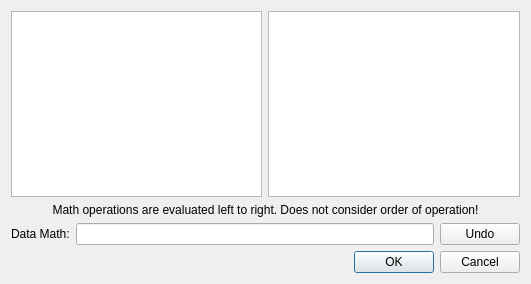
<?xml version="1.0" encoding="UTF-8"?>
<ui version="4.0">
 <class>DataMath</class>
 <widget class="QDialog" name="DataMath">
  <property name="geometry">
   <rect>
    <x>0</x>
    <y>0</y>
    <width>531</width>
    <height>284</height>
   </rect>
  </property>
  <property name="windowTitle">
   <string>Create new derived data (Data Math)</string>
  </property>
  <layout class="QVBoxLayout" name="verticalLayout">
   <item>
    <layout class="QHBoxLayout" name="horizontalLayout">
     <item>
      <widget class="QListWidget" name="dataLabels">
       <property name="dragEnabled">
        <bool>true</bool>
       </property>
       <property name="dragDropMode">
        <enum>QAbstractItemView::DragOnly</enum>
       </property>
      </widget>
     </item>
     <item>
      <widget class="QListWidget" name="operatorList">
       <property name="dragEnabled">
        <bool>true</bool>
       </property>
       <property name="dragDropMode">
        <enum>QAbstractItemView::DragOnly</enum>
       </property>
      </widget>
     </item>
    </layout>
   </item>
   <item>
    <widget class="QLabel" name="label_2">
     <property name="text">
      <string>Math operations are evaluated left to right. Does not consider order of operation!</string>
     </property>
     <property name="alignment">
      <set>Qt::AlignCenter</set>
     </property>
    </widget>
   </item>
   <item>
    <layout class="QHBoxLayout" name="horizontalLayout_2">
     <item>
      <widget class="QLabel" name="label">
       <property name="text">
        <string>Data Math:</string>
       </property>
      </widget>
     </item>
     <item>
      <widget class="QLineEdit" name="dataMath">
       <property name="acceptDrops">
        <bool>false</bool>
       </property>
       <property name="toolTip">
        <string>A derived data element is a data element derived from other data elements using a mathematical, logical, or other type of transformation, e.g. arithmetic formula, composition, aggregation.</string>
       </property>
       <property name="inputMask">
        <string/>
       </property>
       <property name="readOnly">
        <bool>true</bool>
       </property>
      </widget>
     </item>
     <item>
      <widget class="QPushButton" name="clear">
       <property name="text">
        <string>Undo</string>
       </property>
      </widget>
     </item>
    </layout>
   </item>
   <item>
    <widget class="QDialogButtonBox" name="buttonBox">
     <property name="orientation">
      <enum>Qt::Horizontal</enum>
     </property>
     <property name="standardButtons">
      <set>QDialogButtonBox::Cancel|QDialogButtonBox::Ok</set>
     </property>
    </widget>
   </item>
  </layout>
 </widget>
 <resources/>
 <connections>
  <connection>
   <sender>buttonBox</sender>
   <signal>accepted()</signal>
   <receiver>DataMath</receiver>
   <slot>accept()</slot>
   <hints>
    <hint type="sourcelabel">
     <x>248</x>
     <y>254</y>
    </hint>
    <hint type="destinationlabel">
     <x>157</x>
     <y>274</y>
    </hint>
   </hints>
  </connection>
  <connection>
   <sender>buttonBox</sender>
   <signal>rejected()</signal>
   <receiver>DataMath</receiver>
   <slot>reject()</slot>
   <hints>
    <hint type="sourcelabel">
     <x>316</x>
     <y>260</y>
    </hint>
    <hint type="destinationlabel">
     <x>286</x>
     <y>274</y>
    </hint>
   </hints>
  </connection>
 </connections>
</ui>
